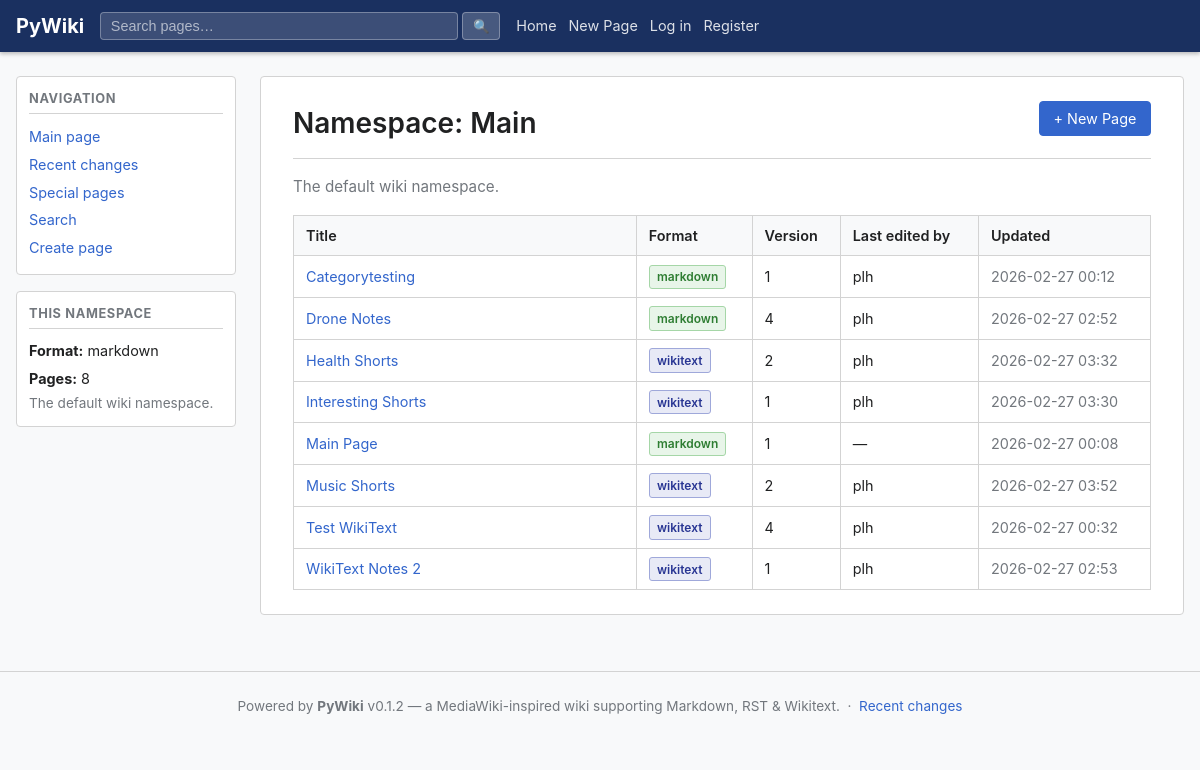
The app's page /wiki/Main with its own data.
### app/models/models.py (models this page shows, shortened)
class Namespace(Base):
    __tablename__ = "namespaces"
    id:             Mapped[str]        = _uuid_col(primary_key=True)
    name:           Mapped[str]        = mapped_column(String(128), unique=True, nullable=False, index=True)
    description:    Mapped[str]        = mapped_column(Text, default="", nullable=False)
    default_format: Mapped[str]        = mapped_column(String(16), default="markdown", nullable=False)
    created_at:     Mapped[datetime]   = mapped_column(DateTime(timezone=True), default=_utcnow)
    pages: Mapped[list["Page"]] = relationship(back_populates="namespace", cascade="all, delete-orphan")

class PageVersion(Base):
    __tablename__ = "page_versions"
    __table_args__ = (
        UniqueConstraint("page_id", "version", name="uq_page_versions_page_ver"),
        Index("ix_page_versions_page_latest", "page_id", "version"),
    )
    id:         Mapped[str]        = _uuid_col(primary_key=True)
    page_id:    Mapped[str]        = mapped_column(String(36), ForeignKey("pages.id", ondelete="CASCADE"), nullable=False, index=True)
    version:    Mapped[int]        = mapped_column(Integer, nullable=False)
    content:    Mapped[str]        = mapped_column(Text, nullable=False, default="")
    format:     Mapped[str]        = mapped_column(String(16), nullable=False, default="markdown")
    rendered:   Mapped[str | None] = mapped_column(Text, nullable=True)
    author_id:  Mapped[str | None] = mapped_column(String(36), ForeignKey("users.id"), nullable=True)
    comment:    Mapped[str]        = mapped_column(String(512), default="", nullable=False)
    created_at: Mapped[datetime]   = mapped_column(DateTime(timezone=True), default=_utcnow)
    page:   Mapped["Page"]       = relationship(back_populates="versions")
    author: Mapped["User | None"] = relationship(back_populates="page_versions")

class Page(Base):
    __tablename__ = "pages"
    __table_args__ = (
        UniqueConstraint("namespace_id", "slug", name="uq_pages_ns_slug"),
    )
    id:           Mapped[str]        = _uuid_col(primary_key=True)
    namespace_id: Mapped[str]        = mapped_column(String(36), ForeignKey("namespaces.id", ondelete="CASCADE"), nullable=False, index=True)
    title:        Mapped[str]        = mapped_column(String(512), nullable=False, index=True)
    slug:         Mapped[str]        = mapped_column(String(512), nullable=False, index=True)
    created_by:   Mapped[str | None] = mapped_column(String(36), ForeignKey("users.id"), nullable=True)
    created_at:   Mapped[datetime]   = mapped_column(DateTime(timezone=True), default=_utcnow)
    namespace:   Mapped["Namespace"]           = relationship(back_populates="pages")
    creator:     Mapped["User | None"]         = relationship(foreign_keys=[created_by])
    versions:    Mapped[list["PageVersion"]]   = relationship(
        back_populates="page",
        cascade="all, delete-orphan",
        order_by="PageVersion.version",
    )
    attachments: Mapped[list["Attachment"]]   = relationship(back_populates="page", cascade="all, delete-orphan")

class User(Base):
    __tablename__ = "users"
    id:           Mapped[str]  = _uuid_col(primary_key=True)
    username:     Mapped[str]  = mapped_column(String(64),  unique=True, nullable=False, index=True)
    email:        Mapped[str]  = mapped_column(String(255), unique=True, nullable=False, index=True)
    display_name: Mapped[str]  = mapped_column(String(128), nullable=False, default="")
    password_hash:Mapped[str]  = mapped_column(String(255), nullable=False)
    is_active:    Mapped[bool] = mapped_column(Boolean, default=True, nullable=False)
    is_admin:     Mapped[bool] = mapped_column(Boolean, default=False, nullable=False)
    created_at:   Mapped[datetime] = mapped_column(DateTime(timezone=True), default=_utcnow)
    updated_at:   Mapped[datetime] = mapped_column(DateTime(timezone=True), default=_utcnow, onupdate=_utcnow)
    page_versions: Mapped[list["PageVersion"]] = relationship(back_populates="author")
    attachments:   Mapped[list["Attachment"]]  = relationship(back_populates="uploaded_by_user")

### app/ui/views.py (the view)
@router.get("/wiki/{namespace_name}", response_class=HTMLResponse)
async def namespace_index(
    request: Request,
    namespace_name: str,
    db: AsyncSession = Depends(get_db),
):
    user, new_token = await _current_user(request, db)
    ns = await ns_svc.get_namespace_by_name(db, namespace_name)
    pages = await page_svc.list_pages(db, namespace_name, limit=500)
    count = await ns_svc.get_page_count(db, ns.id)
    resp = templates.TemplateResponse(
        request,
        "namespace.html",
        _ctx(user, ns=ns, pages=pages, page_count=count),
    )
    _apply_new_token(resp, new_token, get_settings().access_token_expire_minutes)
    return resp

### app/templates/namespace.html (shortened to what this page needs)
{% extends "base.html" %}
{% block sidebar_extra %}
<div class="sidebar-section">
  <h3>This namespace</h3>
  <ul>
    <li><strong>Format:</strong> {{ ns.default_format }}</li>
    <li><strong>Pages:</strong> {{ page_count }}</li>
  </ul>
  {% if ns.description %}
  <p class="muted">{{ ns.description }}</p>
  {% endif %}
</div>
{% endblock %}
{% block content %}
<div class="page-header">
  <h1>Namespace: {{ ns.name }}</h1>
  <div class="page-actions">
    <a class="btn btn-primary" href="/create?namespace={{ ns.name }}">+ New Page</a>
  </div>
</div>
{% if ns.description %}
<p class="namespace-desc">{{ ns.description }}</p>
{% endif %}
{% if pages %}
<table class="wiki-table">
  <thead>
    <tr>
      <th>Title</th>
      <th>Format</th>
      <th>Version</th>
      <th>Last edited by</th>
      <th>Updated</th>
    </tr>
  </thead>
  <tbody>
    {% for p in pages %}
    <tr>
      <td><a href="/wiki/{{ ns.name }}/{{ p.slug }}">{{ p.title }}</a></td>
      <td><span class="badge badge-{{ p.format }}">{{ p.format }}</span></td>
      <td>{{ p.version }}</td>
      <td>{{ p.author_username or '—' }}</td>
      <td class="ts">{{ p.updated_at.strftime('%Y-%m-%d %H:%M') }}</td>
    </tr>
    {% endfor %}
  </tbody>
</table>
{% else %}
<p class="muted">No pages in this namespace yet. <a href="/create?namespace={{ ns.name }}">Create one!</a></p>
{% endif %}
{% endblock %}

### app/static/css/wiki.css (style rules this page uses)
:root { --bg: #ffffff; --bg-alt: #f8f9fa; --border: #d3d3d3; --text: #202122; --muted: #72777d; --accent: #3366cc; --accent-hov: #2a4f9a; --danger: #cc3333; --success: #228822; --warn: #f5a623; --nav-bg: #1a3060; --nav-text: #ffffff; --sidebar-w: 220px; --max-w: 1200px; }
*, *::before, *::after { box-sizing: border-box; margin: 0; padding: 0; }
body { font-family: -apple-system, BlinkMacSystemFont, "Segoe UI", Roboto, sans-serif; font-size: 15px; line-height: 1.6; color: var(--text); background: var(--bg-alt); }
a { color: var(--accent); text-decoration: none; }
.sidebar-section { background: var(--bg); border: 1px solid var(--border); border-radius: 4px; padding: 0.75rem; margin-bottom: 1rem; }
.sidebar-section h3 { font-size: 0.8rem; text-transform: uppercase; letter-spacing: .05em; color: var(--muted); margin-bottom: 0.5rem; border-bottom: 1px solid var(--border); padding-bottom: 0.25rem; }
.sidebar-section ul { list-style: none; }
.sidebar-section li { padding: 0.15rem 0; font-size: 0.9rem; }
.sidebar-section p { font-size: 0.85rem; }
.page-header { display: flex; align-items: flex-start; justify-content: space-between; flex-wrap: wrap; gap: 0.5rem; margin-bottom: 1rem; padding-bottom: 0.75rem; border-bottom: 1px solid var(--border); }
.page-header h1 { font-size: 1.75rem; font-weight: 600; }
.page-actions { display: flex; gap: 0.5rem; align-items: center; flex-wrap: wrap; }
.btn { display: inline-block; padding: 0.35rem 0.85rem; border: 1px solid var(--border); border-radius: 4px; background: var(--bg-alt); color: var(--text); font-size: 0.9rem; cursor: pointer; text-decoration: none; line-height: 1.5; }
.btn-primary { background: var(--accent); color: #fff; border-color: var(--accent); }
.wiki-table { width: 100%; border-collapse: collapse; font-size: 0.9rem; }
.wiki-table th, .wiki-table td { padding: 0.5rem 0.75rem; border: 1px solid var(--border); text-align: left; }
.wiki-table th { background: var(--bg-alt); font-weight: 600; }
.wiki-table td:first-child, .wiki-table th:first-child { min-width: 180px; width: 40%; }
.ts { white-space: nowrap; color: var(--muted); }
.badge { display: inline-block; padding: 0.1rem 0.45rem; border-radius: 3px; font-size: 0.75rem; font-weight: 600; background: var(--bg-alt); border: 1px solid var(--border); color: var(--muted); }
.badge-markdown { background: #e8f5e9; border-color: #a5d6a7; color: #2e7d32; }
.badge-wikitext { background: #e8eaf6; border-color: #9fa8da; color: #283593; }
.namespace-desc { color: var(--muted); margin-bottom: 1rem; font-size: 0.95rem; }
.muted { color: var(--muted); }

### records on screen
Namespace: default_format "markdown", description "The default wiki namespace.", name "Main"
PageVersion: title "Categorytesting", format "markdown", version "1", username "plh", updated_at "2026-02-27 00:12"
Page: title "Drone Notes"
PageVersion: format "markdown", updated_at "2026-02-27 02:52"
User: username "plh" "plh" "plh" "plh" "plh" "plh"
Page: title "Health Shorts"
PageVersion: format "wikitext", updated_at "2026-02-27 03:32"
Page: title "Interesting Shorts"
PageVersion: format "wikitext", updated_at "2026-02-27 03:30"
PageVersion: title "Main Page", format "markdown", version "1", author_username "—", updated_at "2026-02-27 00:08"
Page: title "Music Shorts"
PageVersion: format "wikitext", updated_at "2026-02-27 03:52"
Page: title "Test WikiText"
PageVersion: format "wikitext", updated_at "2026-02-27 00:32"
Page: title "WikiText Notes 2"
PageVersion: format "wikitext", updated_at "2026-02-27 02:53"

### other values on screen
{{ site_name }} "PyWiki"
{{ page_count }} "8"
{{ p.version }} "4" "2" "1" "2" "4" "1"
{{ app_version }} "0.1.2"
